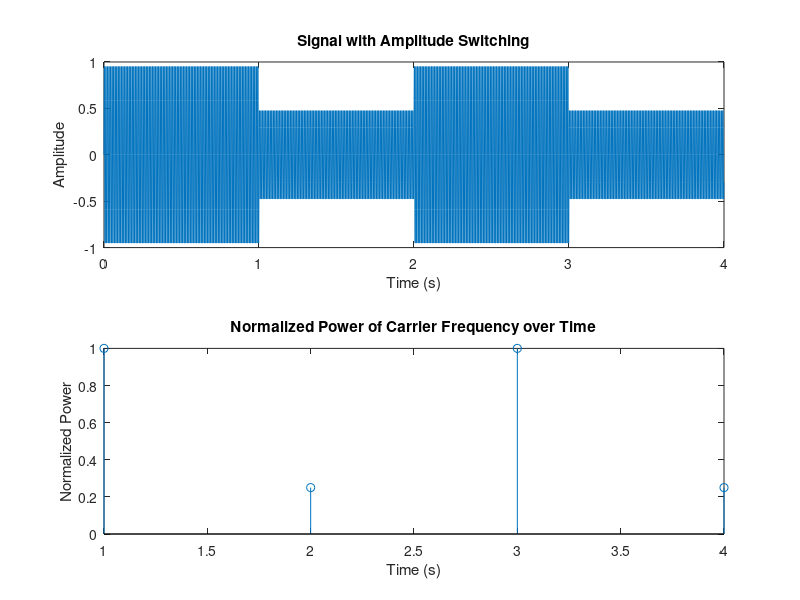

Write the MATLAB code that produced this figure.
clear;
close all;
clc;


% Parameters
fs = 1000;            % Sampling frequency
f = 100;              % Carrier frequency
duration = 4;         % Duration of the signal in seconds
N = fs * duration;    % Total number of samples
t = (0:N-1)/fs;       % Time vector

% Create a signal with amplitude switching
signal = [sin(2*pi*f*t(1:N/4)), 0.5*sin(2*pi*f*t(N/4+1:N/2)), ...
          sin(2*pi*f*t(N/2+1:3*N/4)), 0.5*sin(2*pi*f*t(3*N/4+1:end))];

% Initialize Goertzel algorithm parameters
k = round(f*duration);            % Frequency bin
omega = 2 * pi * k / N;
coeff = 2 * cos(omega);
s_prev = 0;
s_prev2 = 0;

% Segment size for analysis (e.g., 1 second)
segment_size = fs;

% Initialize array to store power of the carrier frequency
power = zeros(1, duration);

for i = 1:duration
    s_prev = 0;
    s_prev2 = 0;
    for j = 1:segment_size
        s = signal((i-1)*segment_size + j) + coeff * s_prev - s_prev2;
        s_prev2 = s_prev;
        s_prev = s;
    end
    % Calculate power
    power(i) = s_prev2^2 + s_prev^2 - coeff * s_prev * s_prev2;
end

% Normalize power to see the variations clearly
normalized_power = power / max(power);

% Plot the results
figure;
subplot(2,1,1);
plot(t, signal);
title('Signal with Amplitude Switching');
xlabel('Time (s)');
ylabel('Amplitude');

subplot(2,1,2);
stem(1:duration, normalized_power);
title('Normalized Power of Carrier Frequency over Time');
xlabel('Time (s)');
ylabel('Normalized Power');
